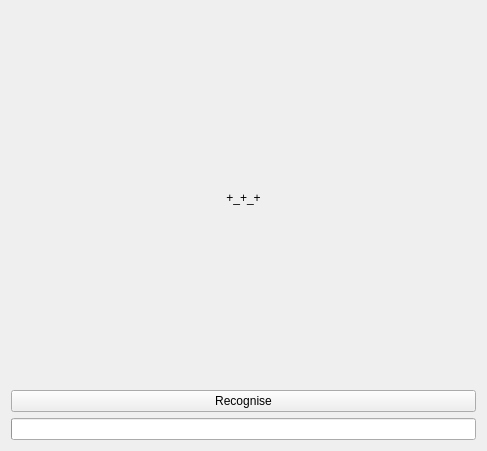
<?xml version="1.0" encoding="UTF-8"?>
<ui version="4.0">
 <class>WizardPage</class>
 <widget class="QWizardPage" name="WizardPage">
  <property name="geometry">
   <rect>
    <x>0</x>
    <y>0</y>
    <width>487</width>
    <height>451</height>
   </rect>
  </property>
  <property name="windowTitle">
   <string>Bill wizard</string>
  </property>
  <layout class="QVBoxLayout" name="verticalLayout">
   <item>
    <layout class="QHBoxLayout" name="horizontalLayout">
     <item>
      <widget class="QLabel" name="imageLabel">
       <property name="sizePolicy">
        <sizepolicy hsizetype="Expanding" vsizetype="Expanding">
         <horstretch>0</horstretch>
         <verstretch>0</verstretch>
        </sizepolicy>
       </property>
       <property name="minimumSize">
        <size>
         <width>300</width>
         <height>300</height>
        </size>
       </property>
       <property name="text">
        <string>+_+_+</string>
       </property>
       <property name="alignment">
        <set>Qt::AlignCenter</set>
       </property>
      </widget>
     </item>
    </layout>
   </item>
   <item>
    <widget class="QPushButton" name="recognise">
     <property name="text">
      <string>Recognise</string>
     </property>
     <property name="checkable">
      <bool>true</bool>
     </property>
     <property name="checked">
      <bool>false</bool>
     </property>
    </widget>
   </item>
   <item>
    <widget class="QProgressBar" name="progressBar">
     <property name="maximum">
      <number>1</number>
     </property>
     <property name="value">
      <number>0</number>
     </property>
     <property name="format">
      <string/>
     </property>
    </widget>
   </item>
  </layout>
 </widget>
 <resources/>
 <connections/>
</ui>
